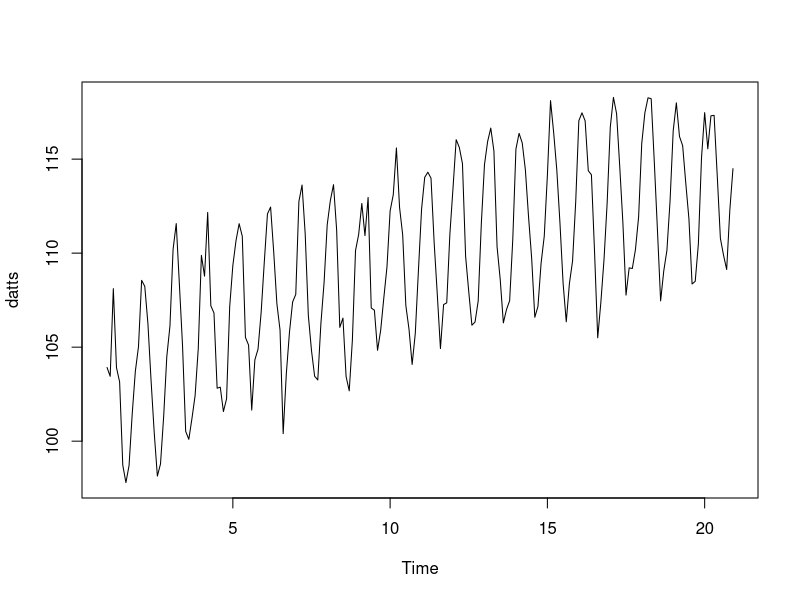

Recreate this plot in R.
## ---- chunk 1
p <- 10
n <- 20*p
dat <- 100 + sqrt(1:n) + 5*sin(1:n * 2*pi/p) + rnorm(n)
## ---- chunk 2
(datts <- ts(dat, frequency = p))
## ---- chunk 3
plot(datts)
## ---- chunk 4
fit <- stl(datts, s.window="periodic")
## ---- chunk 5
head(fit$time.series)
